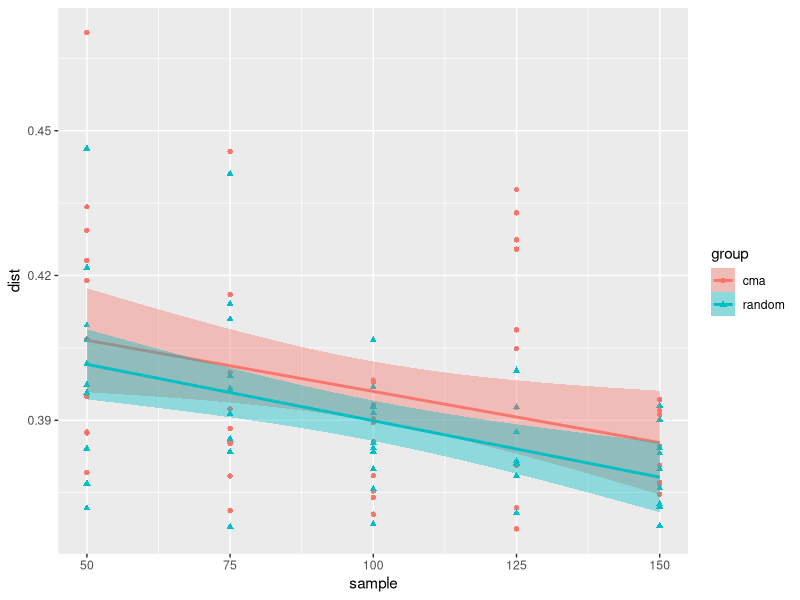
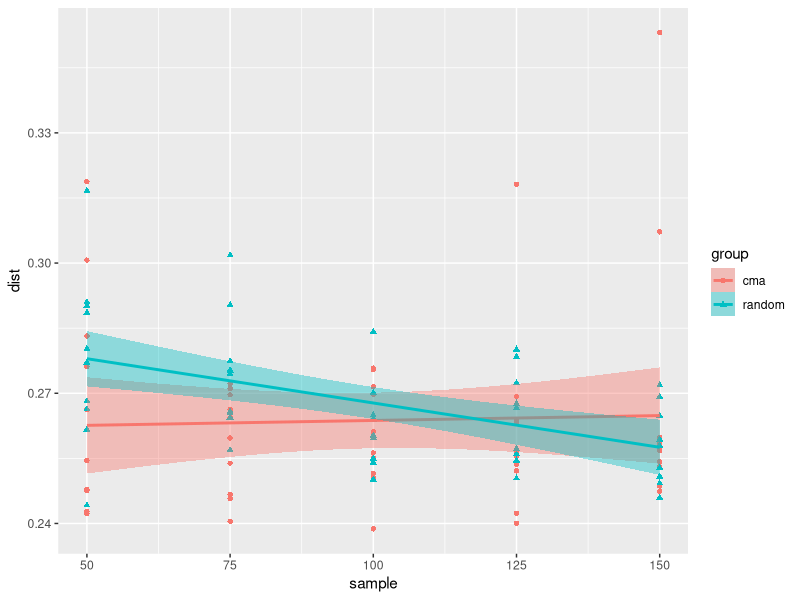
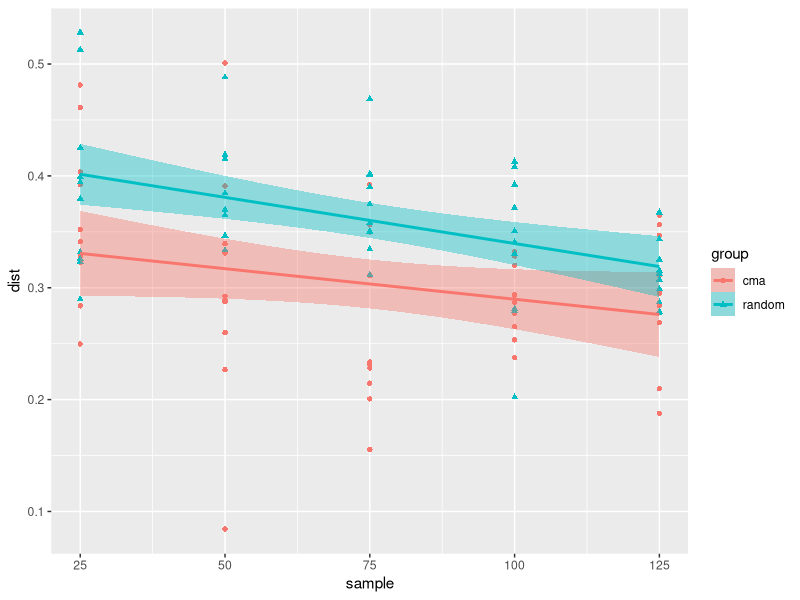
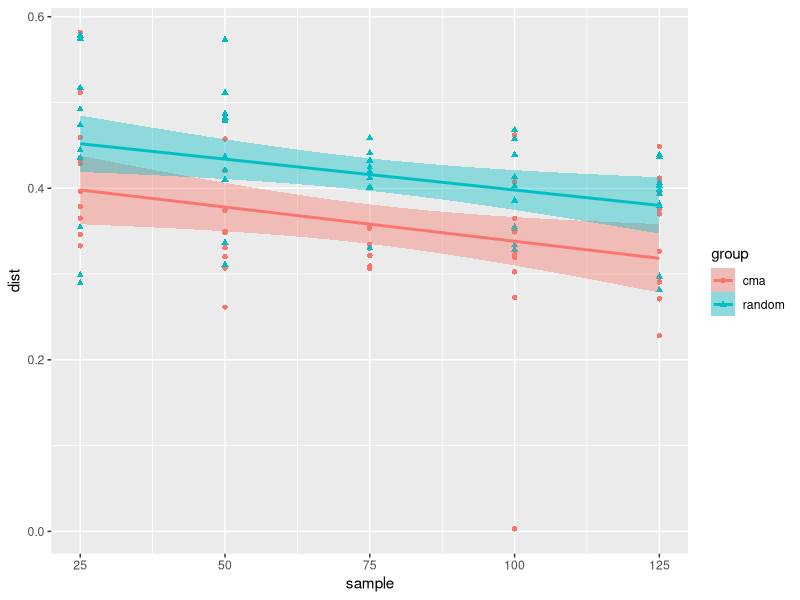

The R script that drew these images, in order:
## ---- chunk 1
library(dplyr)
library(emmeans)
library(car)
library(ggplot2)
## ---- chunk 2
data <- read.csv('cartpole-pid/processed.csv')

model <- lm(dist ~ sample * group, data = data)
summary(model)
## ---- chunk 3
ggplot(data, aes(x = sample, y = dist, shape = group, color = group)) + geom_point() +
  geom_smooth(method = lm, aes(fill = group))
## ---- chunk 4
data <- read.csv('cartpole-dqn/processed.csv')

model <- lm(dist ~ sample * group, data = data)
summary(model)
## ---- chunk 5
ggplot(data, aes(x = sample, y = dist, shape = group, color = group)) + geom_point() +
  geom_smooth(method = lm, aes(fill = group))
## ---- chunk 6
data <- read.csv('lunar-lander-ppo/processed.csv')

model <- lm(dist ~ sample * group, data = data)
summary(model)
## ---- chunk 7
ggplot(data, aes(x = sample, y = dist, shape = group, color = group)) + geom_point() +
  geom_smooth(method = lm, aes(fill = group))
## ---- chunk 8
data <- read.csv('lunar-lander-lqr/processed.csv')

model <- lm(dist ~ sample * group, data = data)
summary(model)
## ---- chunk 9
ggplot(data, aes(x = sample, y = dist, shape = group, color = group)) + geom_point() +
  geom_smooth(method = lm, aes(fill = group))
